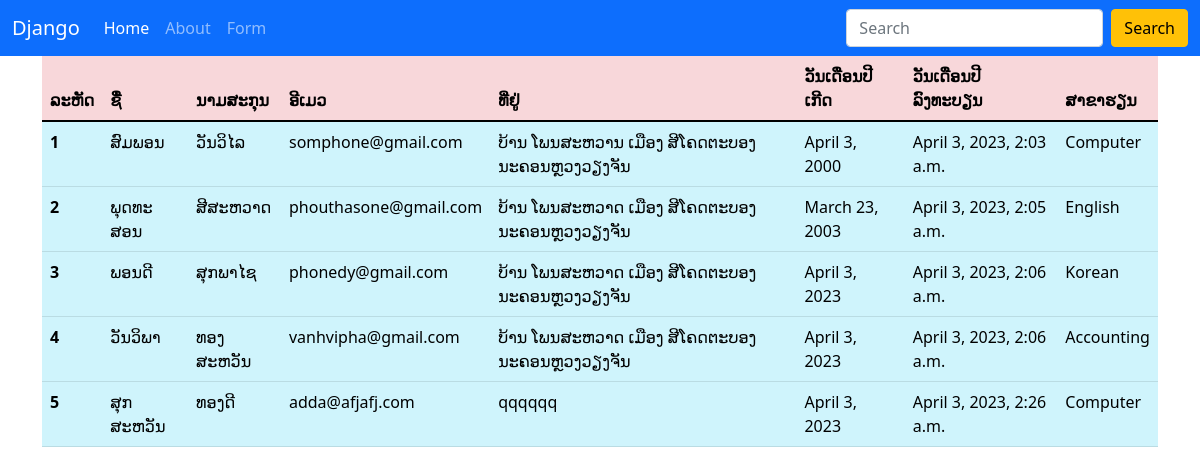
The page / on the database its author committed.
### myapp/models.py (models this page shows, shortened)
class student(models.Model):
    id = models.AutoField(primary_key=True)
    fName = models.CharField(max_length=35, help_text="ປ້ອນຊື່ຂອງທ່ານ")
    lName = models.CharField(max_length=50, help_text="ປ້ອນນາມສະກຸນຂອງທ່ານ")
    email = models.CharField(max_length=50, help_text="ປ້ອນອີເມວຂອງທ່ານ")
    address = models.TextField(help_text="ປ້ອນທີ່ຢູ່ຂອງທ່ານ")
    DOB = models.DateField(blank=True, null=True)
    Register = models.DateTimeField(auto_now_add=True)
    department = models.ForeignKey(department, on_delete=models.CASCADE)

class department(models.Model):
    id = models.AutoField(primary_key=True)
    dName = models.CharField(max_length=35, help_text="ປ້ອນຊື່ຂອງສາຂາຮຽນ")
    email = models.CharField(max_length=50, help_text="ປ້ອນອີເມວຂອງສາຂາຮຽນ")
    def __str__(self):
        return self.dName

### myapp/views.py (the view)
# urls.py: path('', views.index),
def index(request):
    students = student.objects.all()
    return render(request, "index.html", {"students":students})

### myapp/templates/index.html (shortened to what this page needs)
{% extends "base.html" %}
{% block content %}
  <div class="container">
    <table class="table table-info table-hover">
        <thead class="table table-danger table-hover">
          <tr>
            <th scope="col">ລະຫັດ</th>
            <th scope="col">ຊື່</th>
            <th scope="col">ນາມສະກຸນ</th>
            <th scope="col">ອີເມວ</th>
            <th scope="col">ທີ່ຢູ່</th>
            <th scope="col">ວັນເດືອນປີເກີດ</th>
            <th scope="col">ວັນເດືອນປີລົງທະບຽນ</th>
            <th scope="col">ສາຂາຮຽນ</th>
          </tr>
        </thead>
        <tbody>
          {% for i in students %}
            <tr>
              <th scope="row">{{i.id}}</th>
              <td>{{i.fName}}</td>
              <td>{{i.lName}}</td>
              <td>{{i.email}}</td>
              <td>{{i.address}}</td>
              <td>{{i.DOB}}</td>
              <td>{{i.Register}}</td>
              <td>{{i.department}}</td>
            </tr>
          {% endfor %}
        </tbody>
    </table>
  </div>
{% endblock %}

### myapp/templates/base.html (shortened to what this page needs)
<!DOCTYPE html>
<html lang="en">
<head>
    <link href="https://cdn.jsdelivr.net/npm/bootstrap@5.1.3/dist/css/bootstrap.min.css" rel="stylesheet">
    <link href="https://cdnjs.cloudflare.com/ajax/libs/bootstrap-datepicker/1.9.0/css/bootstrap-datepicker.min.css" rel="stylesheet"/>
</head>
<body>
    <header>
        <nav class="navbar navbar-expand-lg navbar-dark bg-primary"">
            <div class="container-fluid">
              <a class="navbar-brand" href="/">Django</a>
              <div class="collapse navbar-collapse" id="navbarSupportedContent">
                <ul class="navbar-nav me-auto mb-2 mb-lg-0">
                  <li class="nav-item">
                    <a class="nav-link active" aria-current="page" href="/">Home</a>
                  </li>
                  <li class="nav-item">
                    <a class="nav-link" href="/about">About</a>
                  </li>
                  <li class="nav-item">
                    <a class="nav-link" href="/form">Form</a>
                  </li>
                </ul>
                <form class="d-flex">
                  <input class="form-control me-2" type="search" placeholder="Search" aria-label="Search">
                  <button class="btn btn-warning" type="submit">Search</button>
                </form>
              </div>
            </div>
          </nav>
    </header>
    <main>
        {% block content %}
        {% endblock %}
    </main>
</body>
</html>

### rows shown on the page
student: id "1", fName "ສົມພອນ", lName "ວັນວິໄລ", email "somphone@gmail.com", address "ບ້ານ ໂພນສະຫວານ ເມືອງ ສີໂຄດຕະບອງ ນະຄອນຫຼວງວຽງຈັນ", DOB "April 3, 2000", Register "April 3, 2023, 2:03 a.m.", department "Computer"
student: id "2", fName "ພຸດທະສອນ", lName "ສີສະຫວາດ", email "phouthasone@gmail.com", address "ບ້ານ ໂພນສະຫວາດ ເມືອງ ສີໂຄດຕະບອງ ນະຄອນຫຼວງວຽງຈັນ", DOB "March 23, 2003", Register "April 3, 2023, 2:05 a.m.", department "English"
student: id "3", fName "ພອນດີ", lName "ສຸກພາໄຊ", email "phonedy@gmail.com", address "ບ້ານ ໂພນສະຫວາດ ເມືອງ ສີໂຄດຕະບອງ ນະຄອນຫຼວງວຽງຈັນ", DOB "April 3, 2023", Register "April 3, 2023, 2:06 a.m.", department "Korean"
student: id "4", fName "ວັນວິພາ", lName "ທອງສະຫວັນ", email "vanhvipha@gmail.com", address "ບ້ານ ໂພນສະຫວາດ ເມືອງ ສີໂຄດຕະບອງ ນະຄອນຫຼວງວຽງຈັນ", DOB "April 3, 2023", Register "April 3, 2023, 2:06 a.m.", department "Accounting"
student: id "5", fName "ສຸກສະຫວັນ", lName "ທອງດີ", email "adda@afjafj.com", address "qqqqqq", DOB "April 3, 2023", Register "April 3, 2023, 2:26 a.m.", department "Computer"
